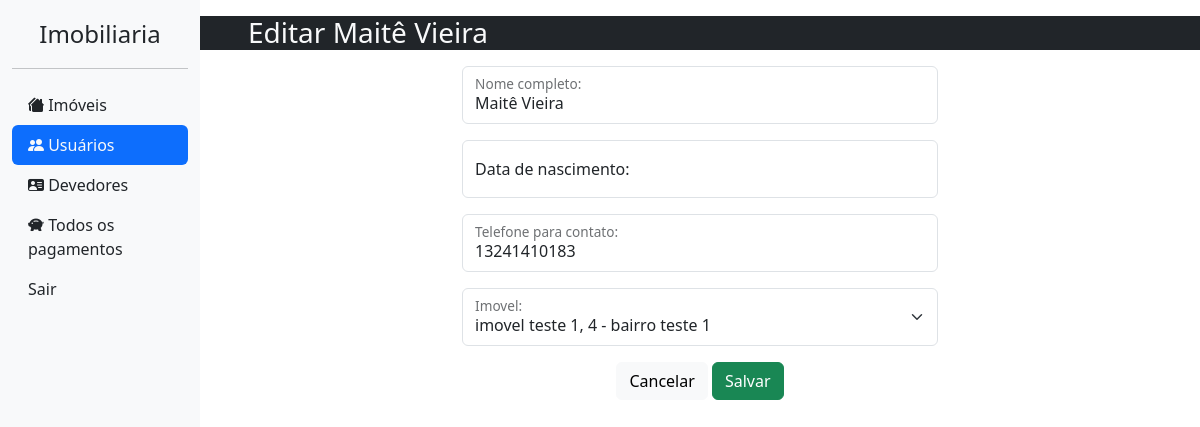
The page /usuario/editarperfil/491 (signed in) on the database its author committed.
### usuario/models.py (models this page shows, shortened)
class Perfil(models.Model):
    cpf = models.CharField(max_length=14, null=True)
    nome_completo = models.CharField(max_length=50, null=True, verbose_name="Nome completo")
    data_nascimento = models.DateField(max_length=10, null=True, blank=True, verbose_name="Data de nascimento")
    telefone = models.CharField(max_length=16, null=True, verbose_name="Telefone para contato")
    data_entrada_imovel = models.DateField(auto_now_add=True, editable=True, verbose_name="Data de entrada no imovel")
    usuario = models.OneToOneField(User, blank=True, on_delete=models.CASCADE)
    imovel = models.OneToOneField(Imovel, null=True, blank=True, on_delete=models.SET_NULL)
    def __str__(self) -> str:
        return self.nome_completo

### usuario/views.py (the view)
# urls.py: path('editarperfil/<int:id>', editar_perfil, name="editarperfil"),
@login_required
@staff_member_required
def editar_perfil(request, id):
    context = {}
    imoveis = Imovel.objects.all()
    tem_imoveis = True if len(imoveis) > 0 else False
    perfil = get_object_or_404(Perfil, pk=id,)
    formPerfil = PerfilForm(instance=perfil)
    if request.method == 'POST':
        formPerfil = PerfilForm(request.POST, instance=perfil)
        if formPerfil.is_valid():
            try:
                perfil_antes = Perfil.objects.get(id = id)
                imovel_antes = Imovel.objects.get(id = perfil_antes.imovel.id)
                imovel_antes.alterarDisponibilidade(True)
            except:
                pass
            if perfil.imovel:
                perfil.atualizar_data_entrada_imovel()
                imovel = Imovel.objects.get(id = perfil.imovel.id)
                imovel.alterarDisponibilidade(False)
            perfil = formPerfil.save()
            return redirect('listarusuarios')
    else:
        formPerfil = PerfilForm(instance = perfil)
        formPerfil.ajustar_escolhas(perfil)
    context['tem_imoveis'] = tem_imoveis
    context['perfil'] = perfil
    context['formPerfil'] = formPerfil
    return render(request, 'views/editar-perfil.html', context)

### usuario/forms.py
class PerfilForm(forms.ModelForm):
    class Meta:
        model = Perfil
        fields = ('nome_completo', 'data_nascimento', 'telefone', 'imovel')
    def ajustar_escolhas(self, perfil: Perfil = None):
        if perfil and perfil.imovel:
            _imoveis_filtrados = Imovel.objects.filter(id=perfil.imovel.id) | Imovel.objects.filter(disponibilidade = True)
            _imovel_initial = Imovel.objects.filter(id=perfil.imovel.id)
        else:
            _imoveis_filtrados = Imovel.objects.filter(disponibilidade = True)
            _imovel_initial = None
        self.fields['imovel'] = forms.ModelChoiceField(queryset=_imoveis_filtrados, initial=_imovel_initial, required=False)

### imobiliaria/models.py (called while the page is built)
    def __str__(self) -> str:
        nome = ''
        if self.nome:
            nome = self.nome
        else:
            nome = self.endereco
        return f'{nome}, {self.numero} - {self.bairro}'

### core/templates/views/editar-perfil.html (shortened to what this page needs)
{% extends 'base.html' %}
{% block content %}
{% load static %}
<div class="row d-lg-block d-sm-none bg-dark text-light mb-3">
    {% if perfil %}
    <h3 class="ps-5">Editar {{ perfil }}</h3>
    {% else %}
    <h3 class="ps-5">Novo imóvel</h3>
    {% endif %}
</div>
<div class="row text-center">
    <div class="col-sm-12 col-lg-6 offset-lg-3">
        <form method="post" autocomplete="off">
            {{ formPerfil.as_p }}
            <a href="{% url 'listarusuarios' %}" class="btn btn-light">Cancelar</a>
            <button type="submit" class="btn btn-success">Salvar</button>
        </form>
    </div>
</div>
{% endblock %}

### core/static/css/login.css (style rules this page uses)
html, body { height: 100%; margin: 0; }

### rows shown on the page
Perfil: nome_completo "Maitê Vieira", telefone "13241410183", imovel "imovel teste 1, 4 - bairro teste 1"
